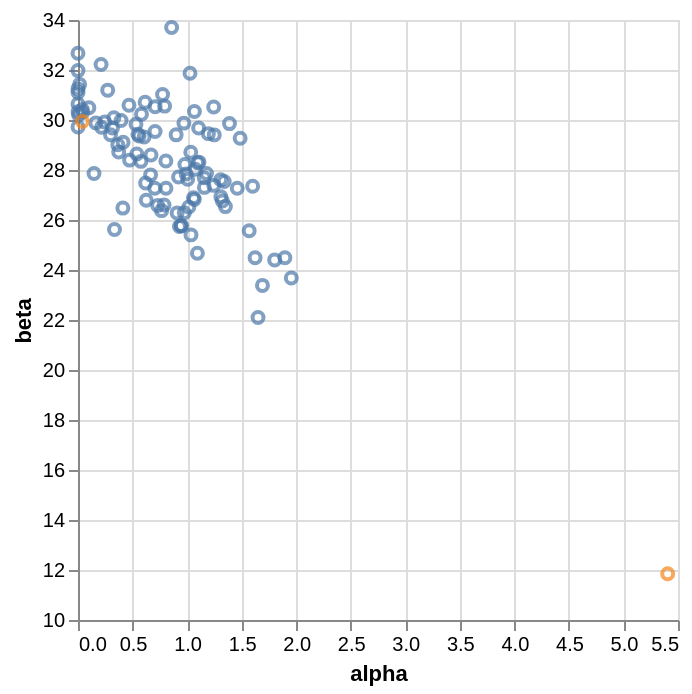

Express this chart as Vega-Lite.
### Vega-Lite specification from a JSON file in a GitHub repository (floating-point values rounded to 4 significant figures)
{"$schema": "https://vega.github.io/schema/vega-lite/v5.json", "data": {"values": [{"alpha": "1.07465865862242", "beta": "28.0310011334987", "exit_code": "1"}, {"alpha": "0.581842602628327", "beta": "30.2339819229306", "exit_code": "1"}, {"alpha": "0.215390146850235", "beta": "29.7096447615846", "exit_code": "1"}, {"alpha": "0.334565406606374", "beta": "25.6187174161985", "exit_code": "1"}, {"alpha": "1.24888424115254", "beta": "29.4044966981043", "exit_code": "1"}, {"alpha": "0.794039473627223", "beta": "30.5554160320593", "exit_code": "1"}, {"alpha": "0.467427966407001", "beta": "30.5897793747008", "exit_code": "1"}, {"alpha": "1.19514108058107", "beta": "29.4542864353251", "exit_code": "1"}, {"alpha": "1.0159513548304", "beta": "26.5223598359123", "exit_code": "1"}, {"alpha": "0.000169843546553271", "beta": "31.0981904817486", "exit_code": "1"}, {"alpha": "1.06726395643035", "beta": "30.3370430706649", "exit_code": "1"}, {"alpha": "0.665380303325988", "beta": "27.80530793871", "exit_code": "1"}, {"alpha": "0.315772885612402", "beta": "29.6792591461109", "exit_code": "1"}, {"alpha": "1.34032009717361", "beta": "27.5408391415779", "exit_code": "1"}, {"alpha": "0.921821104507732", "beta": "27.7188562246001", "exit_code": "1"}, {"alpha": "0.625804680481317", "beta": "26.7882144644879", "exit_code": "1"}, {"alpha": "0.706453609661064", "beta": "29.5433035768771", "exit_code": "1"}, {"alpha": "0.577155409461421", "beta": "28.3457131813519", "exit_code": "1"}, {"alpha": "0.946451965195606", "beta": "25.7704628232579", "exit_code": "1"}, {"alpha": "2.86885204442942e-05", "beta": "29.7231178557436", "exit_code": "1"}, {"alpha": "1.4597338665579", "beta": "27.2724433509869", "exit_code": "1"}, {"alpha": "0.970710566038888", "beta": "29.8753711824435", "exit_code": "1"}, {"alpha": "1.89632934626603", "beta": "24.487452730305", "exit_code": "1"}, {"alpha": "0.615158801843966", "beta": "30.7068916609613", "exit_code": "1"}, {"alpha": "1.0660833906506", "beta": "26.8227682837393", "exit_code": "1"}, {"alpha": "1.95528061468941", "beta": "23.6765106407671", "exit_code": "1"}, {"alpha": "0.245143155191163", "beta": "29.9227145236926", "exit_code": "1"}, {"alpha": "1.56918791063189", "beta": "25.5702239200536", "exit_code": "1"}, {"alpha": "0.703557530094283", "beta": "27.2713782157854", "exit_code": "1"}, {"alpha": "0.97990186482618", "beta": "28.2187080442945", "exit_code": "1"}, {"alpha": "0.991253643723284", "beta": "27.84215694871", "exit_code": "1"}, {"alpha": "0.947396387609771", "beta": "25.7677388592745", "exit_code": "1"}, {"alpha": "3.49397297770794e-05", "beta": "31.245640349817", "exit_code": "1"}, {"alpha": "1.32342252044138", "beta": "26.7632700691815", "exit_code": "1"}, {"alpha": "0.0436084477349708", "beta": "30.3083684338908", "exit_code": "1"}, {"alpha": "0.85810709979179", "beta": "33.6976443514434", "exit_code": "1"}, {"alpha": "0.0386087333799989", "beta": "30.4189169738851", "exit_code": "1"}, {"alpha": "0.0150014813679296", "beta": "31.4240451472545", "exit_code": "1"}, {"alpha": "1.03365797365109", "beta": "28.7130209449602", "exit_code": "1"}, {"alpha": "0.669098552745631", "beta": "28.6015797738996", "exit_code": "1"}, {"alpha": "0.899653164318702", "beta": "29.405952256593", "exit_code": "1"}, {"alpha": "1.3510893113309", "beta": "26.5364302145337", "exit_code": "1"}, {"alpha": "0.47271924113702", "beta": "28.395607545482", "exit_code": "1"}, {"alpha": "1.10562981890035", "beta": "29.681526156609", "exit_code": "1"}, {"alpha": "1.15870848409103", "beta": "27.3044102876952", "exit_code": "1"}, {"alpha": "0.298252494368914", "beta": "29.4121768073156", "exit_code": "1"}, {"alpha": "0.775192907945459", "beta": "31.01629727586", "exit_code": "1"}, {"alpha": "1.09458364758625", "beta": "24.671012753657", "exit_code": "1"}, {"alpha": "0.605935793727619", "beta": "29.318471999281", "exit_code": "1"}, {"alpha": "1.02669699057613", "beta": "31.8713491535758", "exit_code": "1"}, {"alpha": "0.000613830522674203", "beta": "30.3304044818473", "exit_code": "1"}, {"alpha": "0.00561016515287247", "beta": "30.2056676106874", "exit_code": "1"}, {"alpha": "0.411264599433849", "beta": "26.4760588554383", "exit_code": "1"}, {"alpha": "0.211477738923129", "beta": "32.2215835742971", "exit_code": "1"}, {"alpha": "0.413353453089721", "beta": "29.1097529796887", "exit_code": "1"}, {"alpha": "1.05905026411061", "beta": "26.8906189002669", "exit_code": "1"}, {"alpha": "1.88577527463394e-05", "beta": "31.9761439506209", "exit_code": "1"}, {"alpha": "0.559950483252787", "beta": "29.357131790562", "exit_code": "1"}, {"alpha": "0.395100954388607", "beta": "29.9792511977972", "exit_code": "1"}, {"alpha": "0.974629253709984", "beta": "26.2918976669292", "exit_code": "1"}, {"alpha": "0.531352824671624", "beta": "29.8282382967544", "exit_code": "1"}, {"alpha": "1.30954667057603", "beta": "26.9281459855345", "exit_code": "1"}, {"alpha": "1.03551706910756", "beta": "25.404473398495", "exit_code": "1"}, {"alpha": "0.164424681176928", "beta": "29.8849285431743", "exit_code": "1"}, {"alpha": "1.00530405131929", "beta": "27.6271296398448", "exit_code": "1"}, {"alpha": "1.24404120771939", "beta": "27.3850615963394", "exit_code": "1"}, {"alpha": "5.40546193908356", "beta": "11.8467922830876", "exit_code": "4"}, {"alpha": "0.788992748356275", "beta": "26.5998272586346", "exit_code": "1"}, {"alpha": "0.329111968113329", "beta": "30.093344044267", "exit_code": "1"}, {"alpha": "0.364711110619461", "beta": "29.0086240767007", "exit_code": "1"}, {"alpha": "1.69078674645505", "beta": "23.3835679851853", "exit_code": "1"}, {"alpha": "0.766222507813639", "beta": "26.3741156510979", "exit_code": "1"}, {"alpha": "1.1778890043717", "beta": "27.86244890048", "exit_code": "1"}, {"alpha": "2.40042297320658e-05", "beta": "30.6381842773703", "exit_code": "1"}, {"alpha": "1.65035130165349", "beta": "22.103270039997", "exit_code": "1"}, {"alpha": "0.908836604035822", "beta": "26.2838735213822", "exit_code": "1"}, {"alpha": "0.80641929043841", "beta": "27.2729749450503", "exit_code": "1"}, {"alpha": "1.15735938717366", "beta": "27.6882566693366", "exit_code": "1"}, {"alpha": "1.09690351303071", "beta": "28.2926567357923", "exit_code": "1"}, {"alpha": "0.272347924065566", "beta": "31.1935598165333", "exit_code": "1"}, {"alpha": "1.62336140117407", "beta": "24.4910168415416", "exit_code": "1"}, {"alpha": "1.24383391124224", "beta": "30.5208263950639", "exit_code": "1"}, {"alpha": "1.60076291558383", "beta": "27.3527516261088", "exit_code": "1"}, {"alpha": "1.10931386623848", "beta": "28.3148843894271", "exit_code": "1"}, {"alpha": "0.146734388352557", "beta": "27.8596413196327", "exit_code": "1"}, {"alpha": "0.0403756606297553", "beta": "29.9394353752408", "exit_code": "4"}, {"alpha": "1.30818327873312", "beta": "27.6117894983248", "exit_code": "1"}, {"alpha": "0.0996154937107132", "beta": "30.4914785280345", "exit_code": "1"}, {"alpha": "0.805483500399644", "beta": "28.3609912165984", "exit_code": "1"}, {"alpha": "0.549299239600265", "beta": "29.4286128500583", "exit_code": "1"}, {"alpha": "0.730145608222061", "beta": "26.5805666658796", "exit_code": "1"}, {"alpha": "1.38860361813434", "beta": "29.8561456247307", "exit_code": "1"}, {"alpha": "1.48641395427074", "beta": "29.2723065199833", "exit_code": "1"}, {"alpha": "0.539022108762689", "beta": "28.6403596404683", "exit_code": "1"}, {"alpha": "1.80284636024925", "beta": "24.4036273397743", "exit_code": "1"}, {"alpha": "0.619746199500284", "beta": "27.47994980575", "exit_code": "1"}, {"alpha": "0.372934303515573", "beta": "28.7202534927667", "exit_code": "1"}, {"alpha": "0.707222981410753", "beta": "30.5299818155186", "exit_code": "1"}, {"alpha": "0.929663476288552", "beta": "25.7425937050956", "exit_code": "1"}, {"alpha": "2.85168159153932e-05", "beta": "32.6704424195122", "exit_code": "1"}]}, "mark": "point", "encoding": {"x": {"field": "alpha", "type": "quantitative"}, "y": {"field": "beta", "type": "quantitative", "scale": {"zero": false}}, "color": {"field": "exit_code", "type": "nominal"}}, "config": {"legend": {"disable": true}}}
